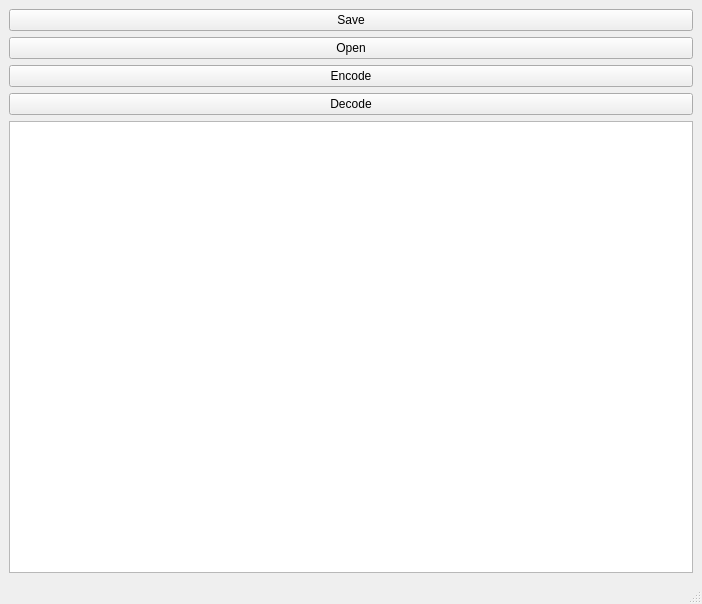
<?xml version="1.0" encoding="UTF-8"?>
<ui version="4.0">
 <class>MainWindow</class>
 <widget class="QMainWindow" name="MainWindow">
  <property name="geometry">
   <rect>
    <x>0</x>
    <y>0</y>
    <width>702</width>
    <height>604</height>
   </rect>
  </property>
  <property name="windowTitle">
   <string>MainWindow</string>
  </property>
  <widget class="QWidget" name="centralwidget">
   <layout class="QVBoxLayout" name="verticalLayout_2">
    <item>
     <layout class="QVBoxLayout" name="verticalLayout">
      <item>
       <widget class="QPushButton" name="writeButton">
        <property name="text">
         <string>Save</string>
        </property>
       </widget>
      </item>
      <item>
       <widget class="QPushButton" name="readButton">
        <property name="text">
         <string>Open</string>
        </property>
       </widget>
      </item>
      <item>
       <widget class="QPushButton" name="encodeButton">
        <property name="text">
         <string>Encode</string>
        </property>
       </widget>
      </item>
      <item>
       <widget class="QPushButton" name="decodeButton">
        <property name="text">
         <string>Decode</string>
        </property>
       </widget>
      </item>
     </layout>
    </item>
    <item>
     <widget class="QTextEdit" name="textEdit"/>
    </item>
   </layout>
  </widget>
  <widget class="QMenuBar" name="menubar">
   <property name="geometry">
    <rect>
     <x>0</x>
     <y>0</y>
     <width>702</width>
     <height>21</height>
    </rect>
   </property>
  </widget>
  <widget class="QStatusBar" name="statusbar"/>
 </widget>
 <resources/>
 <connections/>
</ui>
